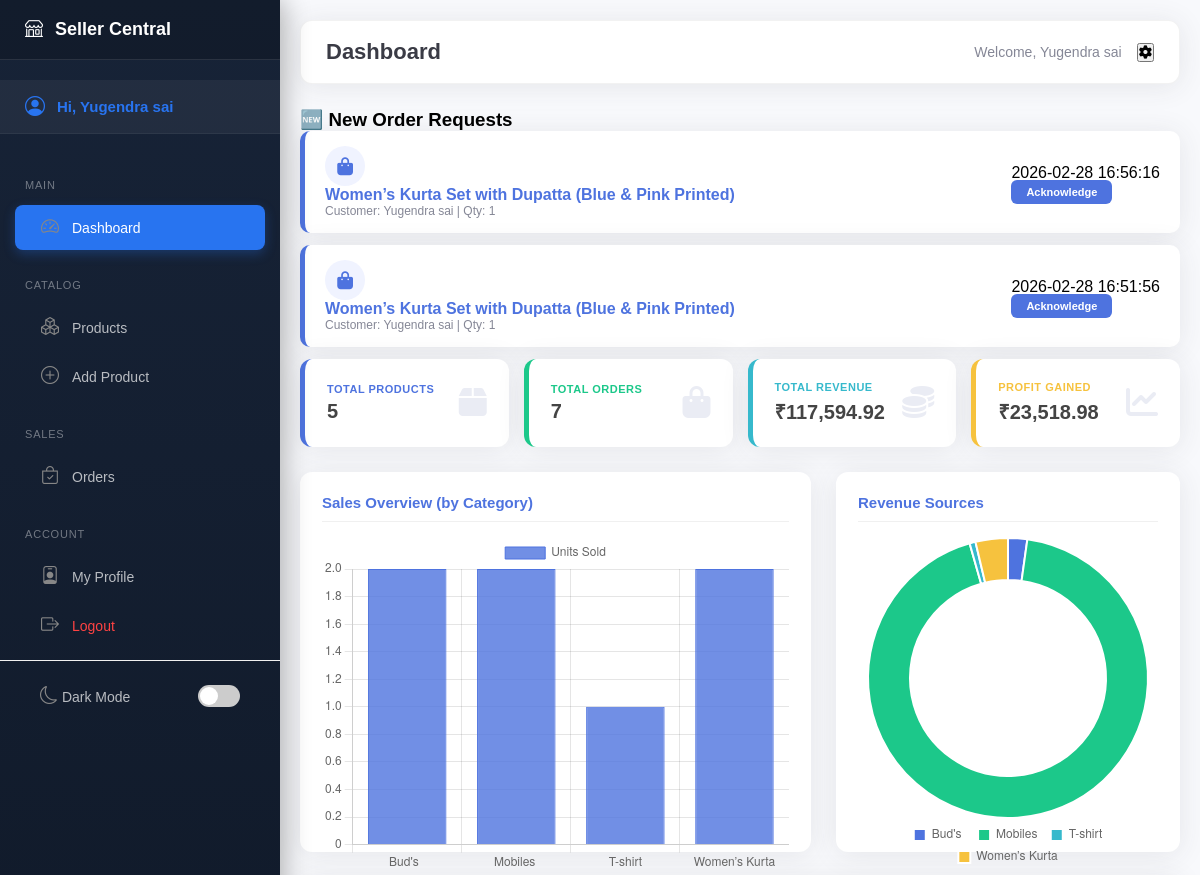
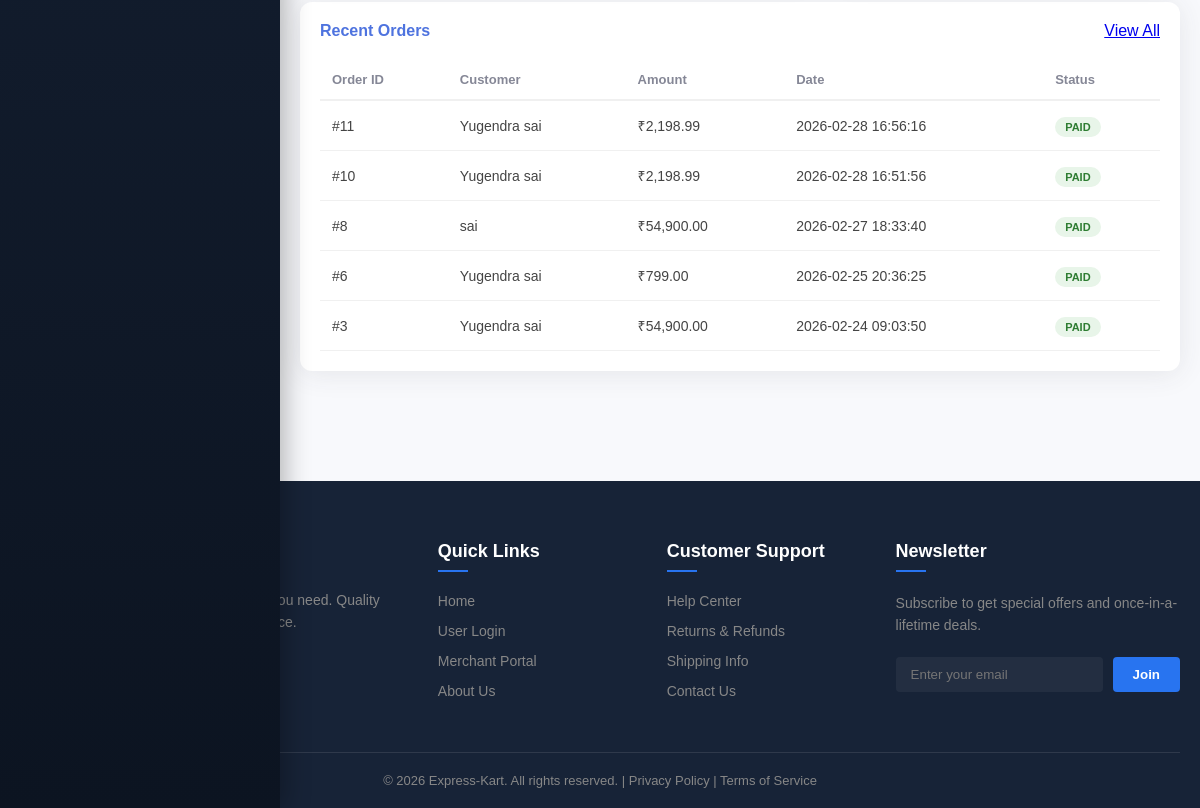
The page /merchant/dashboard (signed in) on the database as committed earlier (2 pictures, top to bottom).
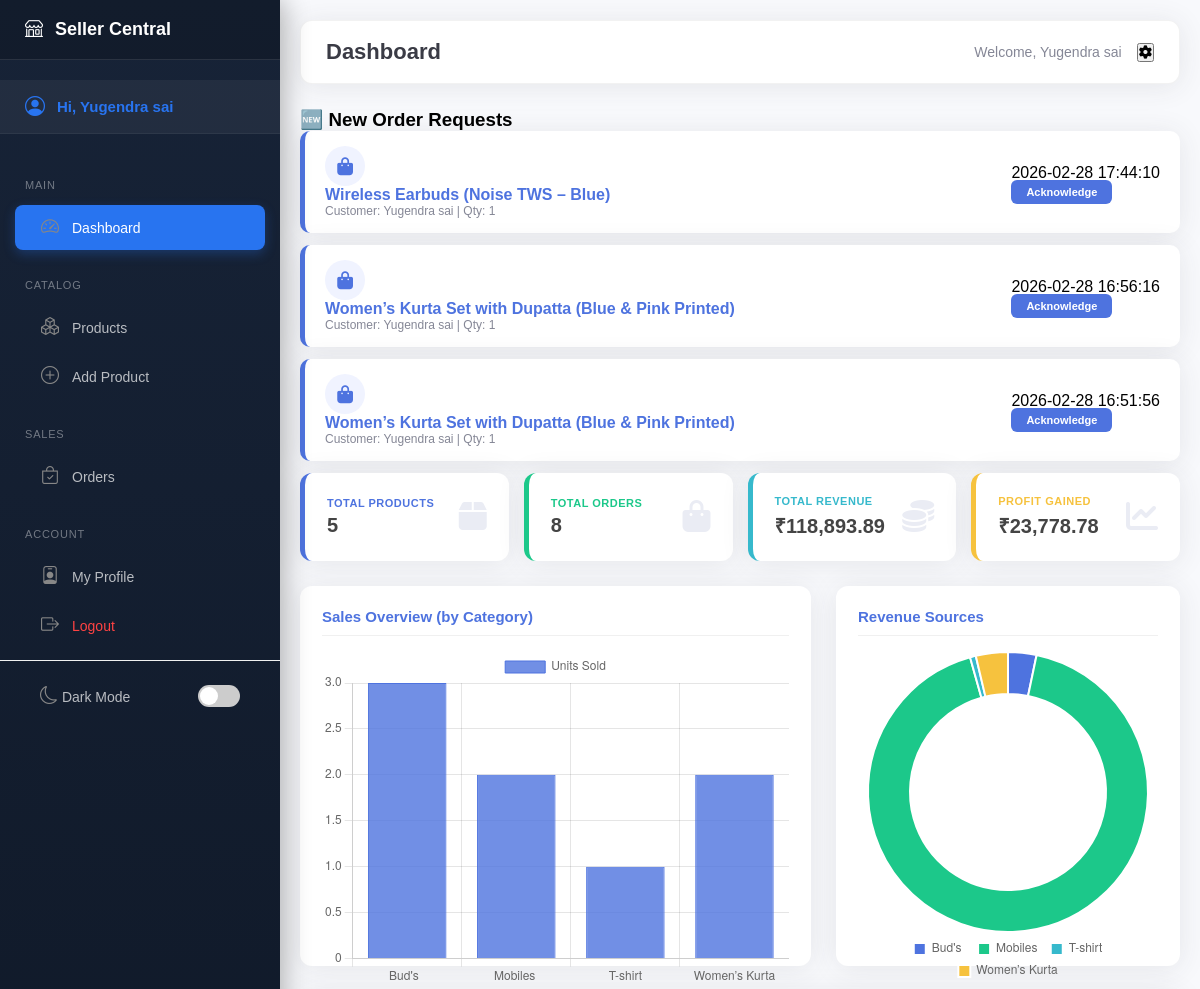
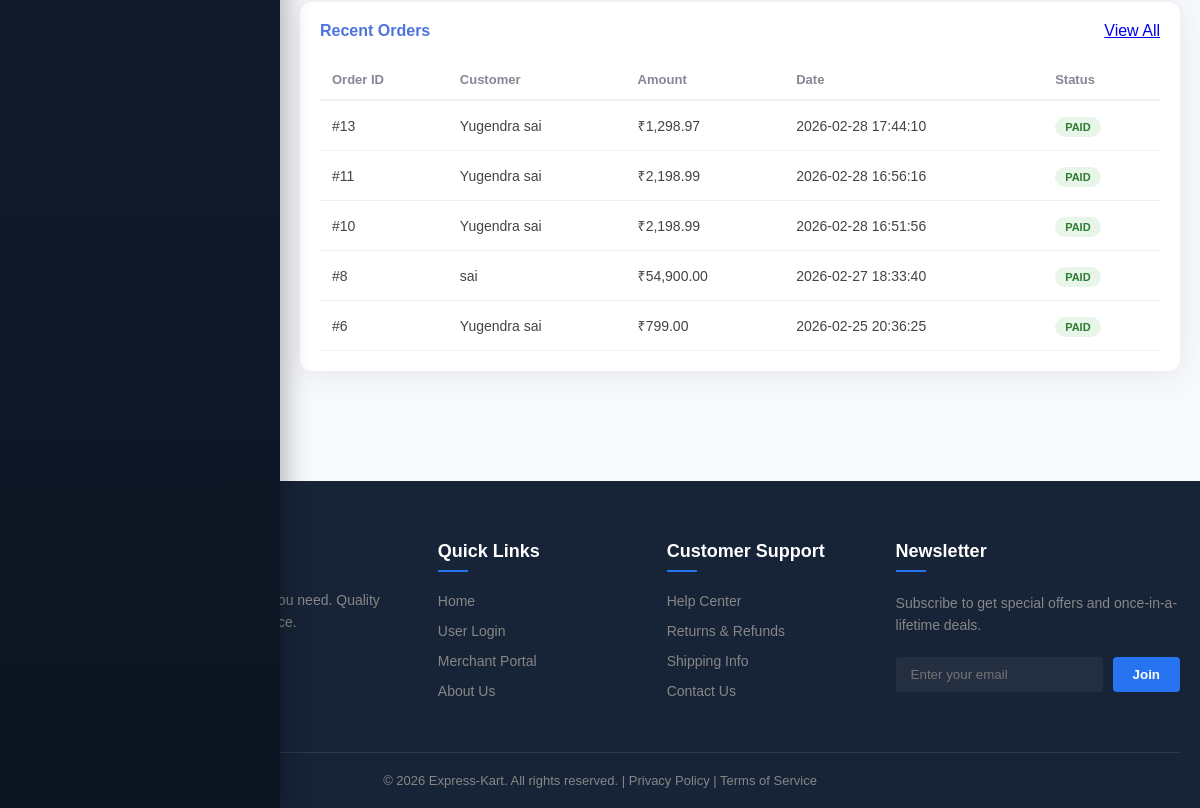
The same page on the database as committed later (2 pictures, top to bottom).
### tables this page shows
CREATE TABLE order_items (
        item_id INTEGER PRIMARY KEY AUTOINCREMENT,
        order_id INTEGER,
        product_id INTEGER,
        product_name TEXT,
        quantity INTEGER,
        price REAL, is_seen INTEGER DEFAULT 0,
        FOREIGN KEY (order_id) REFERENCES orders (order_id),
        FOREIGN KEY (product_id) REFERENCES products (product_id)
    );

CREATE TABLE users (
        user_id INTEGER PRIMARY KEY AUTOINCREMENT,
        name TEXT NOT NULL,
        email TEXT UNIQUE NOT NULL,
        password TEXT NOT NULL
    , status TEXT DEFAULT 'active');

CREATE TABLE orders (
        order_id INTEGER PRIMARY KEY AUTOINCREMENT,
        user_id INTEGER,
        razorpay_order_id TEXT,
        razorpay_payment_id TEXT,
        amount REAL,
        payment_status TEXT,
        created_at DATETIME DEFAULT CURRENT_TIMESTAMP, address TEXT,
        FOREIGN KEY (user_id) REFERENCES users (user_id)
    );

### app.py (the view)
@app.route('/merchant/dashboard')
def merchant_dashboard():
    auth_check = merchant_or_admin_required()
    if auth_check: return auth_check
    if 'merchant_id' not in session and 'super_id' in session:
        return redirect('/super-admin/dashboard')
    admin_id = session['merchant_id']
    conn = get_db_connection()
    cursor = conn.cursor()
    cursor.execute("SELECT COUNT(*) FROM products WHERE admin_id = ?", (admin_id,))
    total_products = cursor.fetchone()[0]
    cursor.execute("""
        SELECT COUNT(DISTINCT oi.order_id), SUM(oi.price * oi.quantity)
        FROM order_items oi
        JOIN products p ON oi.product_id = p.product_id
        WHERE p.admin_id = ?
    """, (admin_id,))
    row = cursor.fetchone()
    total_orders = row[0] or 0
    total_revenue = row[1] or 0
    total_profit = round(total_revenue * 0.2, 2)
    cursor.execute("SELECT SUM(stock) FROM products WHERE admin_id = ?", (admin_id,))
    total_stock = cursor.fetchone()[0] or 0
    cursor.execute("""
        SELECT o.*, u.name as customer_name
        FROM orders o
        JOIN order_items oi ON o.order_id = oi.order_id
        JOIN products p ON oi.product_id = p.product_id
        JOIN users u ON o.user_id = u.user_id
        WHERE p.admin_id = ?
        GROUP BY o.order_id
        ORDER BY o.created_at DESC LIMIT 5
    """, (admin_id,))
    recent_orders = cursor.fetchall()
    cursor.execute("""
        SELECT p.category, SUM(oi.quantity) as total_sold
        FROM order_items oi
        JOIN products p ON oi.product_id = p.product_id
        WHERE p.admin_id = ?
        GROUP BY p.category
    """, (admin_id,))
    sales_data = cursor.fetchall()
    categories = [row['category'] for row in sales_data]
    sold_counts = [row['total_sold'] for row in sales_data]
    cursor.execute("""
        SELECT p.category, SUM(oi.price * oi.quantity) as revenue
        FROM order_items oi
        JOIN products p ON oi.product_id = p.product_id
        WHERE p.admin_id = ?
        GROUP BY p.category
    """, (admin_id,))
    revenue_data = cursor.fetchall()
    revenue_labels = [row['category'] for row in revenue_data]
    revenue_values = [row['revenue'] for row in revenue_data]
    cursor.execute("""
        SELECT oi.*, p.name as product_name, o.created_at, u.name as customer_name
        FROM order_items oi
        JOIN products p ON oi.product_id = p.product_id
        JOIN orders o ON oi.order_id = o.order_id
        JOIN users u ON o.user_id = u.user_id
        WHERE p.admin_id = ? AND oi.is_seen = 0
        ORDER BY o.created_at DESC
    """, (admin_id,))
    notifications = cursor.fetchall()
    cursor.close()
    conn.close()
    return render_template("merchant/dashboard.html",
                           total_products=total_products,
                           total_orders=total_orders,
                           total_revenue=total_revenue,
                           total_profit=total_profit,
                           total_stock=total_stock,
                           recent_orders=recent_orders,
                           categories=categories,
                           sold_counts=sold_counts,
                           revenue_labels=revenue_labels,
                           revenue_values=revenue_values,
                           notifications=notifications)

### app.py (called while the page is built)
def get_db_connection():
    conn = sqlite3.connect(config.DB_PATH)
    conn.row_factory = sqlite3.Row
    return conn

def merchant_or_admin_required():
    if 'super_id' in session or 'merchant_id' in session:
        return None  # Access granted
    flash("Please login to continue!", "danger")
    return redirect('/merchant-login')

### templates/merchant/dashboard.html (shortened to what the changed rows need)
{% extends 'base.html' %}
{% block content %}
<div class="dash-content-wrap">
  <div class="header">
    <h1>Dashboard</h1>
  </div>
  <div class="dashboard-inner">
    {% if notifications %}
    <div class="notifications-section">
      <div class="notes-grid">
        {% for note in notifications %}
        <div class="note-card">
          <div class="note-left">
            <div class="note-icon"><i class="fas fa-shopping-bag"></i></div>
            <div class="note-info">
              <div class="note-title">{{ note.product_name }}</div>
              <div class="note-meta">Customer: {{ note.customer_name }} | Qty: {{ note.quantity }}</div>
            </div>
          </div>
          <div class="note-right">
            <div class="note-time">{{ note.created_at }}</div>
            <a href="/merchant/mark-seen/{{ note.item_id }}" class="btn-ack">Acknowledge</a>
          </div>
        </div>
        {% endfor %}
      </div>
    </div>
    {% endif %}
    <div class="stats-grid">
      <div class="stat-card success">
        <div>
          <div class="stat-title">Total Orders</div>
          <div class="stat-value">{{ total_orders }}</div>
        </div>
      </div>
      <div class="stat-card info">
        <div>
          <div class="stat-title">Total Revenue</div>
          <div class="stat-value">₹{{ "{:,.2f}".format(total_revenue) }}</div>
        </div>
      </div>
      <div class="stat-card warning">
        <div>
          <div class="stat-title">Profit Gained</div>
          <div class="stat-value">₹{{ "{:,.2f}".format(total_profit) }}</div>
        </div>
      </div>
    </div>
    <div class="charts-grid">
      <div class="chart-container">
        <div class="chart-header">
          <h3>Sales Overview (by Category)</h3>
        </div>
        <canvas id="salesBarChart"></canvas>
      </div>
      <div class="chart-container">
        <div class="chart-header">
          <h3>Revenue Sources</h3>
        </div>
        <canvas id="revenuePieChart"></canvas>
      </div>
    </div>
    <div class="table-container">
      <table>
        <thead>
          <tr>
            <th>Order ID</th>
            <th>Customer</th>
            <th>Amount</th>
            <th>Date</th>
            <th>Status</th>
          </tr>
        </thead>
        <tbody>
          {% for order in recent_orders %}
          <tr>
            <td>#{{ order.order_id }}</td>
            <td>{{ order.customer_name }}</td>
            <td>₹{{ "{:,.2f}".format(order.amount) }}</td>
            <td>{{ order.created_at }}</td>
            <td><span class="status-badge status-paid">{{ order.payment_status }}</span></td>
          </tr>
          {% else %}
          <tr>
            <td colspan="5" style="text-align: center;">No orders yet.</td>
          </tr>
          {% endfor %}
        </tbody>
      </table>
    </div>
  </div>
</div>
{% endblock %}
{% block scripts %}
<script>
  (function () {
    var salesLabels = {{ categories | tojson
  }};
  var salesData = {{ sold_counts | tojson }};
  var pieLabels = {{ revenue_labels | tojson }};
  var pieData = {{ revenue_values | tojson }};
  // Sales Bar Chart
  var ctxBar = document.getElementById('salesBarChart').getContext('2d');
  new Chart(ctxBar, {
    type: 'bar',
    data: {
      labels: salesLabels,
      datasets: [{
        label: 'Units Sold',
        data: salesData,
        backgroundColor: 'rgba(78, 115, 223, 0.8)',
        borderColor: 'rgba(78, 115, 223, 1)',
        borderWidth: 1
      }]
    },
    options: {
      responsive: true,
      maintainAspectRatio: false,
      scales: { y: { beginAtZero: true } }
    }
  });
  // Revenue Doughnut Chart
  var ctxPie = document.getElementById('revenuePieChart').getContext('2d');
  new Chart(ctxPie, {
    type: 'doughnut',
    data: {
      labels: pieLabels,
      datasets: [{
        data: pieData,
        backgroundColor: ['#4e73df', '#1cc88a', '#36b9cc', '#f6c23e', '#e74a3b', '#858796'],
      }]
    },
    options: {
      maintainAspectRatio: false,
      plugins: { legend: { position: 'bottom', labels: { boxWidth: 12 } } },
      cutout: '70%'
    }
  });
  }) ();
</script>
{% endblock %}

Rows that differ between the two databases and show on the page:
no longer on this page (row unchanged): orders: order_id "3", customer_name "Yugendra sai", amount "54,900.00", created_at "2026-02-24 09:03:50", payment_status "PAID"
added order_items: product_name "Wireless Earbuds (Noise TWS – Blue)", customer_name "Yugendra sai", quantity "1", created_at "2026-02-28 17:44:10"
added orders: order_id "13", customer_name "Yugendra sai", amount "1,298.97", created_at "2026-02-28 17:44:10", payment_status "PAID"
Other text that changed with them:
{{ total_orders }}: "7" → "8"
{{ "{:,.2f}".format(total_revenue) }}: "117,594.92" → "118,893.89"
{{ "{:,.2f}".format(total_profit) }}: "23,518.98" → "23,778.78"
chart data {{ sold_counts | tojson }}: [2, 2, 1, 2] → [3, 2, 1, 2]
chart data {{ revenue_values | tojson }}: [2597.94, 109800.0, 799.0, 4397.98] → [3896.91, 109800.0, 799.0, 4397.98]
